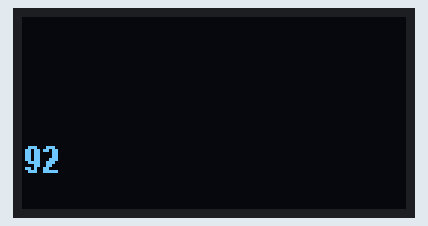
Recording of a sketch running on a simulated Arduino Uno, built with avr-gcc and run on an emulated ATmega328P. Shown: 128×64 one-colour display.

Above: at 0.46 s.
At 5.3 s:
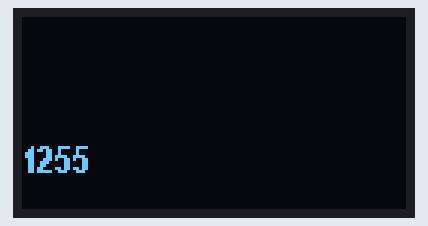
At 10.14 s:
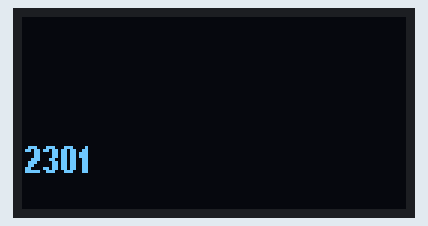
At 20.12 s:
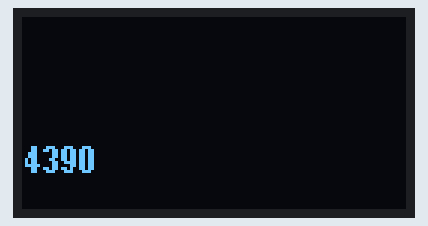
At 29.8 s:
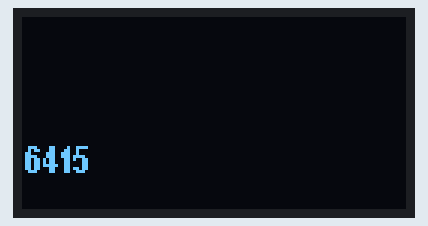
At 39.78 s:
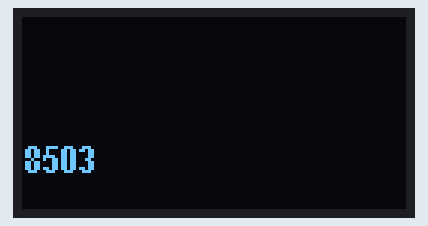

The sketch:

displaytest.ino
```cpp
#include <Wire.h>
//#include "U8glib.h"
#include <stdlib.h>
#include <SSD1306AsciiWire.h>

//U8GLIB_SSD1306_128X64 oled(U8G_I2C_OPT_NONE);
SSD1306AsciiWire oled;

void setup() {
    Wire.begin();
    //Serial.begin(9600);
    //Serial.println("Init");
    oled.begin(&Adafruit128x64, 0x3C);
    oled.setFont(utf8font10x16);
    oled.clear();
    //oled.print("Starting...");
}

void loop() {
    draw();
}

uint16_t counter = 0;

void draw() {
    //oled.setFont(u8g_font_helvB10);
    //oled.drawStr(0, 14, "Parameter");
    counter++;
    //uint16_t value = analogRead(0);
    char buffer[5];
    //itoa(value, buffer, 10);
    itoa(counter, buffer, 10);
    //oled.drawStr(0, 40, buffer);
    oled.setRow(5);
    oled.setCol(1);
    oled.print(buffer);
    oled.print("  ");
}
```
